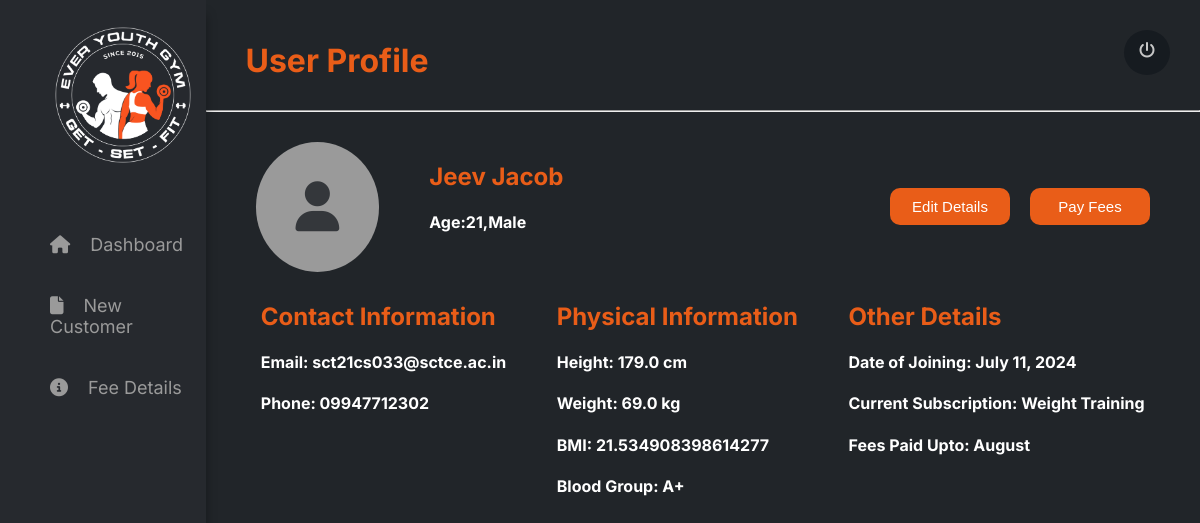
Screenshot of /profile/21/ (signed in) with the database file from the repository.
### gym/models.py (models this page shows, shortened)
class Customer(models.Model):
    GENDER_CHOICES = [
        ('M', 'Male'),
        ('F', 'Female'),
    ]
    BLOOD_GROUP_CHOICES = [
        ('O+', 'O+'),
        ('O-', 'O-'),
        ('A+', 'A+'),
        ('A-', 'A-'),
        ('B+', 'B+'),
        ('B-', 'B-'),
        ('AB+', 'AB+'),
        ('AB-', 'AB-'),
        ('A1+', 'A1+'),
        ('A1-', 'A1-'),
        ('A2+', 'A2+'),
        ('A2-', 'A2-'),
        ('A1B+', 'A1B+'),
        ('A1B-', 'A1B-'),
        ('A2B+', 'A2B+'),
        ('A2B-', 'A2B-'),
        ('BOMBAY', 'BOMBAY'),
    ]
    WEIGHT_TRAINING = 'WT'
    CARDIO = 'C'
    BOTH = 'B'
    MEMBERSHIP_CHOICES = [
        (WEIGHT_TRAINING, 'Weight Training'),
        (CARDIO, 'Cardio'),
        (BOTH, 'Both'),
    ]
    unique_id = models.AutoField(primary_key=True)
    name = models.CharField(max_length=255,blank=False)
    phone_no = models.CharField(max_length=10, blank=True)
    email = models.EmailField(null=True, blank=True)
    gender = models.CharField(max_length=1, choices=GENDER_CHOICES,blank=False)
    height = models.FloatField(help_text='Height in centimeters', null=True, blank=True)
    weight = models.FloatField(help_text='Weight in kilograms', null=True, blank=True)
    blood_group = models.CharField(max_length=6, choices=BLOOD_GROUP_CHOICES,blank=False)
    bmi = models.FloatField(editable=False, null=True, blank=True)
    admission_number = models.PositiveIntegerField(editable=False, default=0)
    date_of_admission = models.DateField(default=timezone.now)
    date_of_birth = models.DateField(null=True, blank=True)

class FeeDetail(models.Model):
    MONTH_CHOICES = [
        (1, 'January'),
        (2, 'February'),
        (3, 'March'),
        (4, 'April'),
        (5, 'May'),
        (6, 'June'),
        (7, 'July'),
        (8, 'August'),
        (9, 'September'),
        (10, 'October'),
        (11, 'November'),
        (12, 'December'),
    ]
    customer = models.ForeignKey(Customer, on_delete=models.CASCADE)
    amount_paid = models.DecimalField(max_digits=10, decimal_places=2)
    date_of_payment = models.DateField(default=timezone.now)
    category = models.CharField(choices=Customer.MEMBERSHIP_CHOICES, max_length=2, default=Customer.WEIGHT_TRAINING)
    month = models.PositiveSmallIntegerField(choices=MONTH_CHOICES, default=timezone.now().month)
    year = models.IntegerField(default=timezone.now().year)

### gym/views.py (the view)
# urls.py: path('profile/<int:customer_id>/', profile_view, name='profile'),
@login_required
def profile_view(request, customer_id):
    customer = get_object_or_404(Customer, pk=customer_id)
    latest_fee_detail = customer.feedetail_set.order_by('-date_of_payment').first()
    if customer.date_of_birth:
        age = timezone.now().year - customer.date_of_birth.year
    else:
        age = None
    context = {
        'name': customer.name,
        'id': customer.pk,
        'gender': customer.get_gender_display(),
        'age': age,
        'email': customer.email,
        'phone': customer.phone_no,
        'height': customer.height,
        'weight': customer.weight,
        'bmi': customer.bmi,
        'bloodGroup': customer.get_blood_group_display(),
        'doj': customer.date_of_admission,
        'category': latest_fee_detail.get_category_display() if latest_fee_detail else 'N/A',
        'activeMonth': latest_fee_detail.get_month_display() if latest_fee_detail else 'N/A'
    }
    return render(request, 'gym/profile.html', context)

### gym/templates/gym/profile.html (shortened to what this page needs)
{% load static %}
<!DOCTYPE html>
<html lang="en">
<head>
    <link rel="stylesheet" href="{% static 'gym/profile.css' %}">
</head>
<body>
    <div class="container">
        <div class="navbar">
            <div class="logo">
                <img src="{% static 'gym/assets/images/Logo.png' %}" alt="Logo">
            </div>
            <nav>
                <a href="{% url 'dashboard' %}"><li><i class="fa-solid fa-house" style="color: #9a9a9a;"></i>Dashboard</li></a>
                <a href="/add"><li><i class="fa-solid fa-file"></i>New Customer</li></a>
                <a href="{% url 'feeDetails' %}" ><li><i class="fa-solid fa-circle-info" style="color: #9a9a9a;"></i>Fee Details</li></a>
            </nav>
        </div>
        <div class="content">
            <div class="header">
                <h1>User Profile</h1>
                <div class="userIcon">
                    <a href="login.html" onclick="alert('Logged out successfully')"><i class="fa-solid fa-power-off" style="color: #c7c7c7;"></i></a>
                </div>
            </div>
            <hr style="color:#9A9A9A">
            <div class="outerContainer">
                <div class="userButtonArea">
                    <div class="userSection">
                        <div class="userImage">
                            <i class="fa-solid fa-user"></i>
                        </div>
                        <div class="user">
                            <h2><b>{{ name }}</b></h2>
                            <h4> Age:{{age}},{{ gender }}</h4>
                        </div>
                    </div>
                    <div class="buttonSection">
                        <a href="/edit/{{id}}"><button class="editButton">Edit Details</button></a>
                        <a href="/pay_fees/{{id}}"><button class="payFeesButton">Pay Fees</button></a>
                    </div>
                </div>
                <div class="rowSection">
                    <div class="contactSection">
                        <h2>Contact Information</h2>
                        <div class="contact">
                            <h4><b>Email:</b> {{ email }}</h4>
                            <h4><b>Phone:</b> {{ phone }}</h4>
                        </div>
                    </div>
                    <div class="physicalInformation">
                        <h2>Physical Information</h2>
                        <div class="physical">
                            <h4><b>Height:</b> {{ height }} cm</h4>
                            <h4><b>Weight:</b> {{ weight }} kg</h4>
                            <h4><b>BMI:</b> {{ bmi }}</h4>
                            <h4><b>Blood Group:</b> {{ bloodGroup }}</h4>
                        </div>
                    </div>
                    <div class="otherDetails">
                        <h2>Other Details</h2>
                        <div class="other">
                            <h4><b>Date of Joining:</b> {{ doj }}</h4>
                            <h4><b>Current Subscription:</b> {{ category }}</h4>
                            <h4><b>Fees Paid Upto:</b> {{ activeMonth }}</h4>
                        </div>
                    </div>
                </div>
            </div>
        </div>
    </div>
</body>
</html>

### gym/static/gym/profile.css (style rules this page uses)
body { margin:0; padding:0; height:100%; font-family: "Inter", sans-serif; }
.container { background-color:#26292E; display:flex; height:100%; min-height: 100vh; }
.navbar { width:15%; background-color:#26292E; box-shadow: 0 15px 10px rgba(0, 0, 0, 0.35); position: relative; z-index: 1; padding:20px 0px 10px 30px; }
.navbar nav { display: block; margin-top:40px; }
.navbar nav li { list-style-type: none; padding:10px; font-size: 18px; }
.navbar nav a { color:#9A9A9A; text-decoration:none; }
.navbar nav li { padding:20px; }
.navbar nav li i { margin-right:20px; }
.logo img { width:150px; margin-left:18px; height:auto; }
.content { width:85%; background-color:#212529; }
.header { display:flex; justify-content: space-between; padding:20px 30px 0px 40px; }
.header h1 { color:#E95D18; }
.userIcon { margin-top:10px; height:25px; border-radius:50%; padding:10px 15px; background-color:#161b20; }
.outerContainer { display:flex; flex-direction:column; gap:10px; margin:30px 50px; color:white; }
.outerContainer h2 { color:#E95D18; }
.userButtonArea { display:flex; justify-content:space-between; }
.buttonSection { display:flex; gap:20px; justify-content:center; align-items:center; }
.buttonSection a { text-decoration:none; }
.buttonSection button { cursor:pointer; padding:10px; width:120px; border:none; background: #E95D18; color:white; font-size:15px; border-radius:10px; }
.userSection { max-width:100%; width:500px; display:flex; gap:50px; }
.userImage { padding: 35px 40px 35px 40px; width:auto; font-size:50px; background-color:#9A9A9A; border-radius: 50%; color:#34373b; }
.rowSection { display:flex; gap:40px; justify-content: space-around; }

### rows the page displays
Customer: name "Jeev Jacob", email "sct21cs033@sctce.ac.in", phone_no "09947712302", height "179.0", weight "69.0", bmi "21.534908398614277", date_of_admission "July 11, 2024"
FeeDetail: category "Weight Training"

### other values shown
{{ gender }} "Male"
{{ bloodGroup }} "A+"
{{ activeMonth }} "August"
